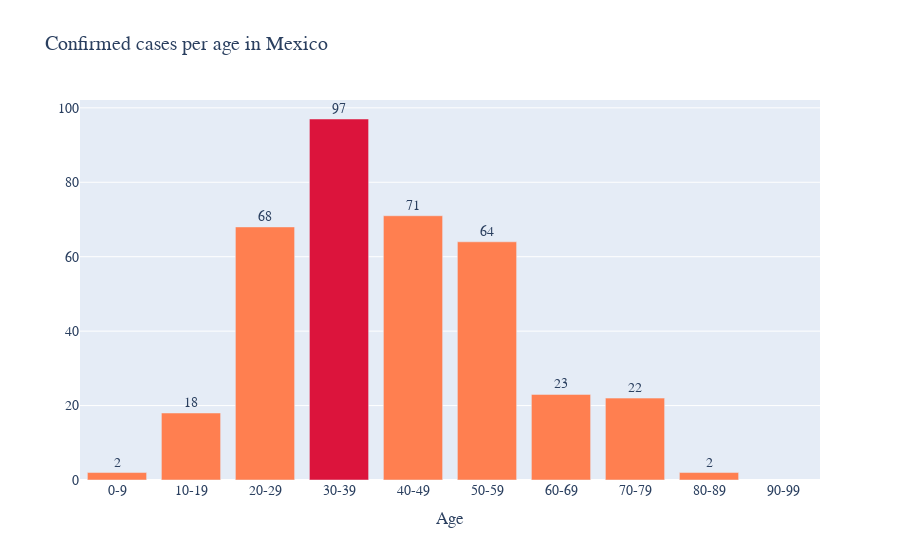

Notebook code cell kept with this figure:
### Code cell
# plotly bar chart for confirmed cases per age

# df of confirmed cases
classes_counts =pd.DataFrame(df['Class'].value_counts())
ix = classes_counts.index.to_list()
classes_counts =pd.DataFrame(df['Class'].value_counts(), index=pd.Index(ix,name='Class'))
classes_counts = classes_counts.rename({'Class':'Confirmed'},axis=1)
classes_counts = classes_counts.reindex(classes)

# assign red color to the class with
# the most confirmed cases
lab = get_max_index(df=classes_counts,column='Confirmed')
colors= ['coral']*len(classes)
colors[find(classes_counts.index,lab)] = 'crimson'

# figure
fig = go.Figure(
    data=[
        go.Bar(
            x=classes, y=classes_counts['Confirmed'],
            text=classes_counts['Confirmed'],
            textposition='outside',
            marker = {
                'color':colors
            }  
        )
    ]
)

# layout
fig.update_layout(
    title='Confirmed cases per age in Mexico',
    xaxis_title="Age",
    yaxis_title=None,
    font=dict(
        family="Arial, bold",
        size=14,
        #color="auto"
    )
)
fig.write_image("figs/confirmed_per_age2.png")
fig.show()

### Figure 1 — Plotly figure (JSON) as saved in the notebook; plotly's stock layout.template omitted (floating-point values rounded to 4 significant figures)
{"data": [{"marker": {"color": ["coral", "coral", "coral", "crimson", "coral", "coral", "coral", "coral", "coral", "coral"]}, "text": [2, 18, 68, 97, 71, 64, 23, 22, 2, null], "textposition": "outside", "type": "bar", "x": ["0-9", "10-19", "20-29", "30-39", "40-49", "50-59", "60-69", "70-79", "80-89", "90-99"], "y": [2, 18, 68, 97, 71, 64, 23, 22, 2, null]}], "layout": {"font": {"family": "Arial, bold", "size": 14}, "title": {"text": "Confirmed cases per age in Mexico"}, "xaxis": {"title": {"text": "Age"}}, "yaxis": {"title": {}}}}
